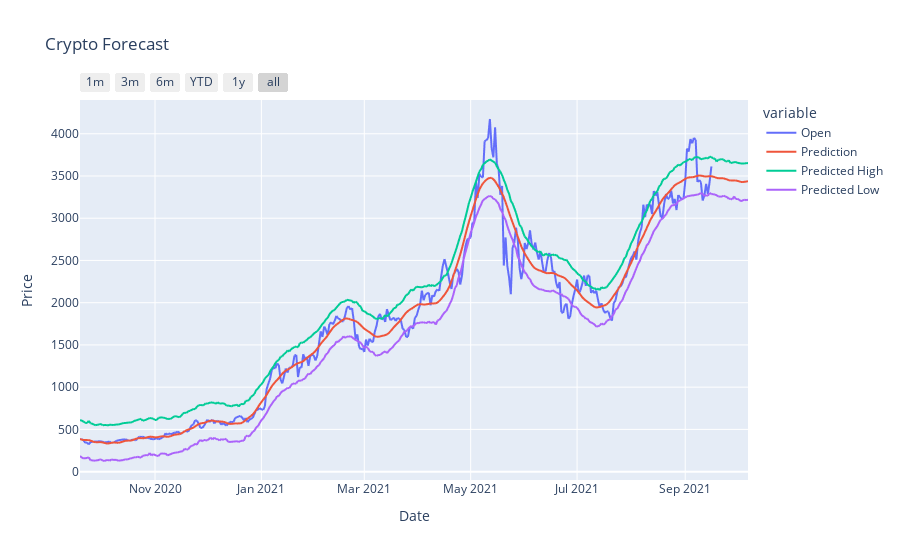

Notebook code cell kept with this figure:
### Markdown cell above
## Running the Functions

### Code cell
# Getting and Formatting Data
df = getData("ETH-USD", window=365, ma_period=3)

# Training and Predicting Data
forecast = fbpTrainPredict(df, forecast_period=21)

# Visualizing Data
visFBP(df, forecast)

### Figure 1 — Plotly figure (JSON) as saved in the notebook; plotly's stock layout.template omitted (floating-point values rounded to 4 significant figures; data arrays with more than 128 entries replaced by an {"elided": "..."} marker saying what was removed)
{"data": [{"hovertemplate": "variable=Open<br>Date=%{x}<br>Price=%{y}<extra></extra>", "legendgroup": "Open", "line": {"color": "#636efa", "dash": "solid"}, "mode": "lines", "name": "Open", "showlegend": true, "type": "scattergl", "x": {"elided": "741 str values"}, "xaxis": "x", "y": {"elided": "741 float values"}, "yaxis": "y"}, {"hovertemplate": "variable=Prediction<br>Date=%{x}<br>Price=%{y}<extra></extra>", "legendgroup": "Prediction", "line": {"color": "#EF553B", "dash": "solid"}, "mode": "lines", "name": "Prediction", "showlegend": true, "type": "scattergl", "x": {"elided": "741 str values"}, "xaxis": "x", "y": {"elided": "741 float values"}, "yaxis": "y"}, {"hovertemplate": "variable=Predicted High<br>Date=%{x}<br>Price=%{y}<extra></extra>", "legendgroup": "Predicted High", "line": {"color": "#00cc96", "dash": "solid"}, "mode": "lines", "name": "Predicted High", "showlegend": true, "type": "scattergl", "x": {"elided": "741 str values"}, "xaxis": "x", "y": {"elided": "741 float values"}, "yaxis": "y"}, {"hovertemplate": "variable=Predicted Low<br>Date=%{x}<br>Price=%{y}<extra></extra>", "legendgroup": "Predicted Low", "line": {"color": "#ab63fa", "dash": "solid"}, "mode": "lines", "name": "Predicted Low", "showlegend": true, "type": "scattergl", "x": {"elided": "741 str values"}, "xaxis": "x", "y": {"elided": "741 float values"}, "yaxis": "y"}], "layout": {"autosize": true, "legend": {"title": {"text": "variable"}, "tracegroupgap": 0}, "title": {"text": "Crypto Forecast"}, "xaxis": {"anchor": "y", "autorange": true, "domain": [0, 1], "range": ["2020-09-19", "2021-10-07"], "rangeselector": {"buttons": [{"count": 1, "label": "1m", "step": "month", "stepmode": "backward"}, {"count": 3, "label": "3m", "step": "month", "stepmode": "backward"}, {"count": 6, "label": "6m", "step": "month", "stepmode": "backward"}, {"count": 1, "label": "YTD", "step": "year", "stepmode": "todate"}, {"count": 1, "label": "1y", "step": "year", "stepmode": "backward"}, {"step": "all"}]}, "title": {"text": "Date"}, "type": "date"}, "yaxis": {"anchor": "x", "autorange": true, "domain": [0, 1], "range": [-99.13, 4400.0], "title": {"text": "Price"}, "type": "linear"}}}
